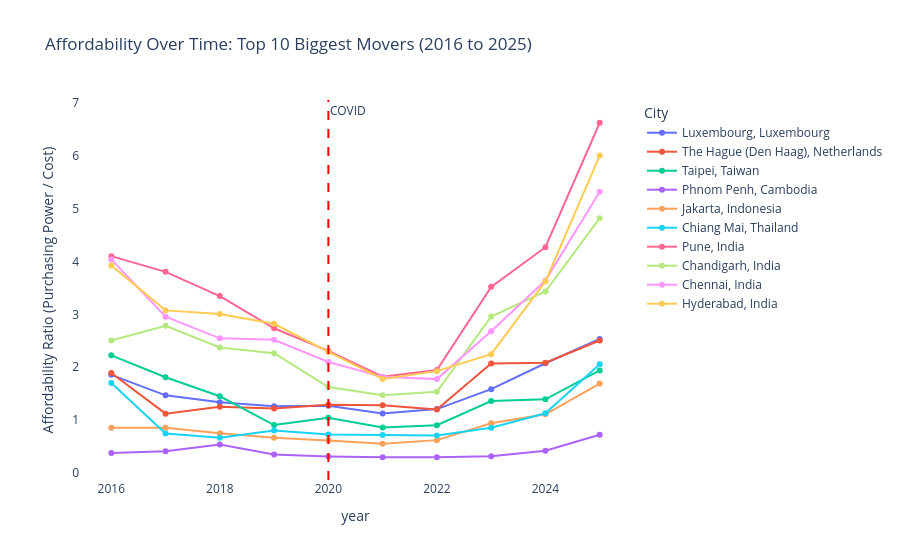

Notebook code cell kept with this figure:
### Code cell
# 8.6 Line chart of affordability over time for biggest movers
top_movers = af_change.reindex(
    af_change['pct_change'].abs().nlargest(10).index
)['City'].tolist()

trend = df_consistent[df_consistent['City'].isin(top_movers)]

fig = px.line(
    trend,
    x='year',
    y='affordability',
    color='City',
    title='Affordability Over Time: Top 10 Biggest Movers (2016 to 2025)',
    markers=True,
    labels={'affordability': 'Affordability Ratio (Purchasing Power / Cost)'}
)
fig.add_vline(x=2020, line_dash='dash', line_color='red', annotation_text='COVID')
fig.update_layout(plot_bgcolor='white', paper_bgcolor='white')
fig.show()

### Figure 1 — Plotly figure (JSON) as saved in the notebook; plotly's stock layout.template omitted (floating-point values rounded to 4 significant figures)
{"data": [{"hovertemplate": "City=Luxembourg, Luxembourg<br>year=%{x}<br>Affordability Ratio (Purchasing Power / Cost)=%{y}<extra></extra>", "legendgroup": "Luxembourg, Luxembourg", "line": {"color": "#636efa", "dash": "solid"}, "marker": {"symbol": "circle"}, "mode": "lines+markers", "name": "Luxembourg, Luxembourg", "orientation": "v", "showlegend": true, "type": "scatter", "x": [2016, 2017, 2018, 2019, 2020, 2021, 2022, 2023, 2024, 2025], "xaxis": "x", "y": [1.855, 1.467, 1.335, 1.259, 1.27, 1.122, 1.207, 1.584, 2.074, 2.535], "yaxis": "y"}, {"hovertemplate": "City=The Hague (Den Haag), Netherlands<br>year=%{x}<br>Affordability Ratio (Purchasing Power / Cost)=%{y}<extra></extra>", "legendgroup": "The Hague (Den Haag), Netherlands", "line": {"color": "#EF553B", "dash": "solid"}, "marker": {"symbol": "circle"}, "mode": "lines+markers", "name": "The Hague (Den Haag), Netherlands", "orientation": "v", "showlegend": true, "type": "scatter", "x": [2016, 2017, 2018, 2019, 2020, 2021, 2022, 2023, 2024, 2025], "xaxis": "x", "y": [1.889, 1.12, 1.249, 1.22, 1.289, 1.279, 1.198, 2.072, 2.086, 2.506], "yaxis": "y"}, {"hovertemplate": "City=Taipei, Taiwan<br>year=%{x}<br>Affordability Ratio (Purchasing Power / Cost)=%{y}<extra></extra>", "legendgroup": "Taipei, Taiwan", "line": {"color": "#00cc96", "dash": "solid"}, "marker": {"symbol": "circle"}, "mode": "lines+markers", "name": "Taipei, Taiwan", "orientation": "v", "showlegend": true, "type": "scatter", "x": [2016, 2017, 2018, 2019, 2020, 2021, 2022, 2023, 2024, 2025], "xaxis": "x", "y": [2.224, 1.81, 1.449, 0.905, 1.044, 0.86, 0.901, 1.358, 1.392, 1.939], "yaxis": "y"}, {"hovertemplate": "City=Phnom Penh, Cambodia<br>year=%{x}<br>Affordability Ratio (Purchasing Power / Cost)=%{y}<extra></extra>", "legendgroup": "Phnom Penh, Cambodia", "line": {"color": "#ab63fa", "dash": "solid"}, "marker": {"symbol": "circle"}, "mode": "lines+markers", "name": "Phnom Penh, Cambodia", "orientation": "v", "showlegend": true, "type": "scatter", "x": [2016, 2017, 2018, 2019, 2020, 2021, 2022, 2023, 2024, 2025], "xaxis": "x", "y": [0.375, 0.41, 0.537, 0.346, 0.311, 0.295, 0.295, 0.312, 0.417, 0.721], "yaxis": "y"}, {"hovertemplate": "City=Jakarta, Indonesia<br>year=%{x}<br>Affordability Ratio (Purchasing Power / Cost)=%{y}<extra></extra>", "legendgroup": "Jakarta, Indonesia", "line": {"color": "#FFA15A", "dash": "solid"}, "marker": {"symbol": "circle"}, "mode": "lines+markers", "name": "Jakarta, Indonesia", "orientation": "v", "showlegend": true, "type": "scatter", "x": [2016, 2017, 2018, 2019, 2020, 2021, 2022, 2023, 2024, 2025], "xaxis": "x", "y": [0.854, 0.855, 0.748, 0.663, 0.613, 0.551, 0.619, 0.94, 1.109, 1.69], "yaxis": "y"}, {"hovertemplate": "City=Chiang Mai, Thailand<br>year=%{x}<br>Affordability Ratio (Purchasing Power / Cost)=%{y}<extra></extra>", "legendgroup": "Chiang Mai, Thailand", "line": {"color": "#19d3f3", "dash": "solid"}, "marker": {"symbol": "circle"}, "mode": "lines+markers", "name": "Chiang Mai, Thailand", "orientation": "v", "showlegend": true, "type": "scatter", "x": [2016, 2017, 2018, 2019, 2020, 2021, 2022, 2023, 2024, 2025], "xaxis": "x", "y": [1.699, 0.745, 0.662, 0.802, 0.727, 0.714, 0.709, 0.854, 1.127, 2.054], "yaxis": "y"}, {"hovertemplate": "City=Pune, India<br>year=%{x}<br>Affordability Ratio (Purchasing Power / Cost)=%{y}<extra></extra>", "legendgroup": "Pune, India", "line": {"color": "#FF6692", "dash": "solid"}, "marker": {"symbol": "circle"}, "mode": "lines+markers", "name": "Pune, India", "orientation": "v", "showlegend": true, "type": "scatter", "x": [2016, 2017, 2018, 2019, 2020, 2021, 2022, 2023, 2024, 2025], "xaxis": "x", "y": [4.102, 3.805, 3.347, 2.737, 2.308, 1.82, 1.946, 3.521, 4.271, 6.627], "yaxis": "y"}, {"hovertemplate": "City=Chandigarh, India<br>year=%{x}<br>Affordability Ratio (Purchasing Power / Cost)=%{y}<extra></extra>", "legendgroup": "Chandigarh, India", "line": {"color": "#B6E880", "dash": "solid"}, "marker": {"symbol": "circle"}, "mode": "lines+markers", "name": "Chandigarh, India", "orientation": "v", "showlegend": true, "type": "scatter", "x": [2016, 2017, 2018, 2019, 2020, 2021, 2022, 2023, 2024, 2025], "xaxis": "x", "y": [2.504, 2.785, 2.372, 2.264, 1.623, 1.469, 1.535, 2.958, 3.432, 4.82], "yaxis": "y"}, {"hovertemplate": "City=Chennai, India<br>year=%{x}<br>Affordability Ratio (Purchasing Power / Cost)=%{y}<extra></extra>", "legendgroup": "Chennai, India", "line": {"color": "#FF97FF", "dash": "solid"}, "marker": {"symbol": "circle"}, "mode": "lines+markers", "name": "Chennai, India", "orientation": "v", "showlegend": true, "type": "scatter", "x": [2016, 2017, 2018, 2019, 2020, 2021, 2022, 2023, 2024, 2025], "xaxis": "x", "y": [4.04, 2.955, 2.546, 2.52, 2.099, 1.817, 1.774, 2.682, 3.639, 5.322], "yaxis": "y"}, {"hovertemplate": "City=Hyderabad, India<br>year=%{x}<br>Affordability Ratio (Purchasing Power / Cost)=%{y}<extra></extra>", "legendgroup": "Hyderabad, India", "line": {"color": "#FECB52", "dash": "solid"}, "marker": {"symbol": "circle"}, "mode": "lines+markers", "name": "Hyderabad, India", "orientation": "v", "showlegend": true, "type": "scatter", "x": [2016, 2017, 2018, 2019, 2020, 2021, 2022, 2023, 2024, 2025], "xaxis": "x", "y": [3.925, 3.075, 3.007, 2.821, 2.289, 1.778, 1.925, 2.247, 3.624, 6.005], "yaxis": "y"}], "layout": {"annotations": [{"showarrow": false, "text": "COVID", "x": 2020, "xanchor": "left", "xref": "x", "y": 1, "yanchor": "top", "yref": "y domain"}], "legend": {"title": {"text": "City"}, "tracegroupgap": 0}, "paper_bgcolor": "white", "plot_bgcolor": "white", "shapes": [{"line": {"color": "red", "dash": "dash"}, "type": "line", "x0": 2020, "x1": 2020, "xref": "x", "y0": 0, "y1": 1, "yref": "y domain"}], "title": {"text": "Affordability Over Time: Top 10 Biggest Movers (2016 to 2025)"}, "xaxis": {"anchor": "y", "domain": [0, 1], "title": {"text": "year"}}, "yaxis": {"anchor": "x", "domain": [0, 1], "title": {"text": "Affordability Ratio (Purchasing Power / Cost)"}}}}
